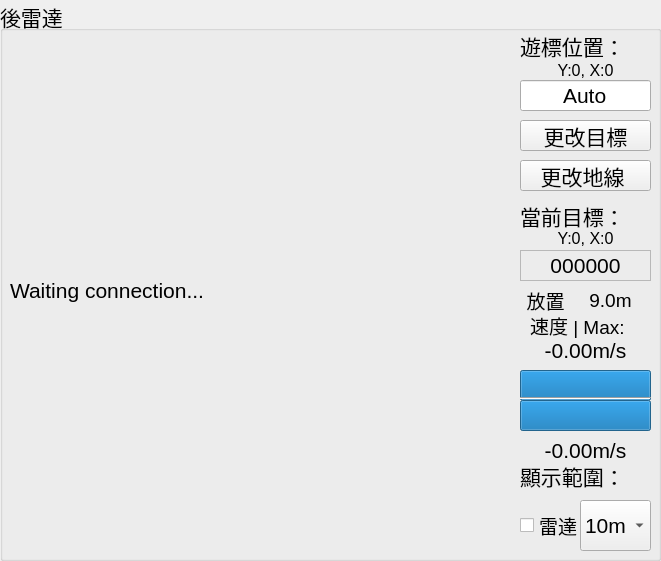
       <widget class="QGroupBox" name="groupBox_15">
        <property name="geometry">
         <rect>
          <x>540</x>
          <y>0</y>
          <width>661</width>
          <height>561</height>
         </rect>
        </property>
        <property name="sizePolicy">
         <sizepolicy hsizetype="Preferred" vsizetype="Preferred">
          <horstretch>0</horstretch>
          <verstretch>0</verstretch>
         </sizepolicy>
        </property>
        <property name="font">
         <font>
          <pointsize>16</pointsize>
         </font>
        </property>
        <property name="title">
         <string>後雷達</string>
        </property>
        <widget class="QLabel" name="cameraRadarLabel">
         <property name="enabled">
          <bool>true</bool>
         </property>
         <property name="geometry">
          <rect>
           <x>10</x>
           <y>40</y>
           <width>500</width>
           <height>500</height>
          </rect>
         </property>
         <property name="font">
          <font>
           <pointsize>16</pointsize>
          </font>
         </property>
         <property name="text">
          <string>Waiting connection...</string>
         </property>
        </widget>
        <widget class="QPushButton" name="ChangeTargetButton">
         <property name="geometry">
          <rect>
           <x>520</x>
           <y>120</y>
           <width>131</width>
           <height>31</height>
          </rect>
         </property>
         <property name="font">
          <font>
           <pointsize>16</pointsize>
          </font>
         </property>
         <property name="text">
          <string>更改目標</string>
         </property>
        </widget>
        <widget class="QLabel" name="autoControlTargetIDLabel">
         <property name="geometry">
          <rect>
           <x>520</x>
           <y>250</y>
           <width>131</width>
           <height>31</height>
          </rect>
         </property>
         <property name="font">
          <font>
           <pointsize>16</pointsize>
          </font>
         </property>
         <property name="frameShape">
          <enum>QFrame::StyledPanel</enum>
         </property>
         <property name="frameShadow">
          <enum>QFrame::Plain</enum>
         </property>
         <property name="text">
          <string>000000</string>
         </property>
         <property name="alignment">
          <set>Qt::AlignCenter</set>
         </property>
        </widget>
        <widget class="QLineEdit" name="changeTargetIDLineEdit">
         <property name="geometry">
          <rect>
           <x>520</x>
           <y>80</y>
           <width>131</width>
           <height>31</height>
          </rect>
         </property>
         <property name="font">
          <font>
           <pointsize>16</pointsize>
          </font>
         </property>
         <property name="text">
          <string>Auto</string>
         </property>
         <property name="maxLength">
          <number>7</number>
         </property>
         <property name="frame">
          <bool>true</bool>
         </property>
         <property name="alignment">
          <set>Qt::AlignCenter</set>
         </property>
        </widget>
        <widget class="QLabel" name="label_2">
         <property name="geometry">
          <rect>
           <x>520</x>
           <y>200</y>
           <width>141</width>
           <height>31</height>
          </rect>
         </property>
         <property name="font">
          <font>
           <pointsize>16</pointsize>
          </font>
         </property>
         <property name="text">
          <string>當前目標：</string>
         </property>
        </widget>
        <widget class="QLabel" name="mouseCursorPositionLabel">
         <property name="geometry">
          <rect>
           <x>520</x>
           <y>60</y>
           <width>131</width>
           <height>20</height>
          </rect>
         </property>
         <property name="font">
          <font>
           <pointsize>12</pointsize>
          </font>
         </property>
         <property name="text">
          <string>Y:0, X:0</string>
         </property>
         <property name="alignment">
          <set>Qt::AlignCenter</set>
         </property>
        </widget>
        <widget class="QLabel" name="label_17">
         <property name="geometry">
          <rect>
           <x>520</x>
           <y>30</y>
           <width>141</width>
           <height>31</height>
          </rect>
         </property>
         <property name="font">
          <font>
           <pointsize>16</pointsize>
          </font>
         </property>
         <property name="text">
          <string>遊標位置：</string>
         </property>
        </widget>
        <widget class="QLabel" name="label_19">
         <property name="geometry">
          <rect>
           <x>520</x>
           <y>460</y>
           <width>111</width>
           <height>31</height>
          </rect>
         </property>
         <property name="font">
          <font>
           <pointsize>16</pointsize>
          </font>
         </property>
         <property name="text">
          <string>顯示範圍：</string>
         </property>
        </widget>
        <widget class="QLabel" name="autoControlTargetPositionLabel">
         <property name="geometry">
          <rect>
           <x>520</x>
           <y>230</y>
           <width>131</width>
           <height>16</height>
          </rect>
         </property>
         <property name="font">
          <font>
           <pointsize>12</pointsize>
          </font>
         </property>
         <property name="text">
          <string>Y:0, X:0</string>
         </property>
         <property name="alignment">
          <set>Qt::AlignCenter</set>
         </property>
        </widget>
        <widget class="QCheckBox" name="radarMapMaskCheckBox">
         <property name="geometry">
          <rect>
           <x>520</x>
           <y>500</y>
           <width>71</width>
           <height>51</height>
          </rect>
         </property>
         <property name="font">
          <font>
           <pointsize>14</pointsize>
          </font>
         </property>
         <property name="text">
          <string>雷達</string>
         </property>
        </widget>
        <widget class="QLabel" name="targetSpeedLabel">
         <property name="geometry">
          <rect>
           <x>520</x>
           <y>330</y>
           <width>131</width>
           <height>41</height>
          </rect>
         </property>
         <property name="font">
          <font>
           <pointsize>16</pointsize>
          </font>
         </property>
         <property name="text">
          <string>-0.00m/s</string>
         </property>
         <property name="alignment">
          <set>Qt::AlignCenter</set>
         </property>
        </widget>
        <widget class="QLabel" name="targetDistanceLabel">
         <property name="geometry">
          <rect>
           <x>570</x>
           <y>290</y>
           <width>81</width>
           <height>21</height>
          </rect>
         </property>
         <property name="font">
          <font>
           <pointsize>14</pointsize>
           <underline>false</underline>
          </font>
         </property>
         <property name="text">
          <string>9.0m</string>
         </property>
         <property name="alignment">
          <set>Qt::AlignCenter</set>
         </property>
        </widget>
        <widget class="QLabel" name="label_31">
         <property name="geometry">
          <rect>
           <x>530</x>
           <y>310</y>
           <width>101</width>
           <height>31</height>
          </rect>
         </property>
         <property name="font">
          <font>
           <pointsize>14</pointsize>
          </font>
         </property>
         <property name="text">
          <string>速度 | Max:</string>
         </property>
        </widget>
        <widget class="QProgressBar" name="targetSpeedProgressBar">
         <property name="enabled">
          <bool>true</bool>
         </property>
         <property name="geometry">
          <rect>
           <x>520</x>
           <y>370</y>
           <width>131</width>
           <height>31</height>
          </rect>
         </property>
         <property name="font">
          <font>
           <pointsize>16</pointsize>
          </font>
         </property>
         <property name="value">
          <number>100</number>
         </property>
         <property name="textVisible">
          <bool>false</bool>
         </property>
         <property name="orientation">
          <enum>Qt::Horizontal</enum>
         </property>
         <property name="invertedAppearance">
          <bool>false</bool>
         </property>
         <property name="textDirection">
          <enum>QProgressBar::TopToBottom</enum>
         </property>
         <property name="format">
          <string>%p%</string>
         </property>
        </widget>
        <widget class="QProgressBar" name="recmdTargetSpeedProgressBar">
         <property name="enabled">
          <bool>true</bool>
         </property>
         <property name="geometry">
          <rect>
           <x>520</x>
           <y>400</y>
           <width>131</width>
           <height>31</height>
          </rect>
         </property>
         <property name="font">
          <font>
           <pointsize>16</pointsize>
          </font>
         </property>
         <property name="value">
          <number>100</number>
         </property>
         <property name="textVisible">
          <bool>false</bool>
         </property>
         <property name="orientation">
          <enum>Qt::Horizontal</enum>
         </property>
         <property name="invertedAppearance">
          <bool>false</bool>
         </property>
         <property name="textDirection">
          <enum>QProgressBar::TopToBottom</enum>
         </property>
         <property name="format">
          <string>%p%</string>
         </property>
        </widget>
        <widget class="QLabel" name="recmdTargetSpeedLabel">
         <property name="geometry">
          <rect>
           <x>520</x>
           <y>430</y>
           <width>131</width>
           <height>41</height>
          </rect>
         </property>
         <property name="font">
          <font>
           <pointsize>16</pointsize>
          </font>
         </property>
         <property name="text">
          <string>-0.00m/s</string>
         </property>
         <property name="alignment">
          <set>Qt::AlignCenter</set>
         </property>
        </widget>
        <widget class="Line" name="line_3">
         <property name="geometry">
          <rect>
           <x>520</x>
           <y>390</y>
           <width>131</width>
           <height>16</height>
          </rect>
         </property>
         <property name="font">
          <font>
           <pointsize>16</pointsize>
          </font>
         </property>
         <property name="orientation">
          <enum>Qt::Horizontal</enum>
         </property>
        </widget>
        <widget class="QLabel" name="placeCollectModeLabel">
         <property name="geometry">
          <rect>
           <x>520</x>
           <y>290</y>
           <width>51</width>
           <height>21</height>
          </rect>
         </property>
         <property name="font">
          <font>
           <pointsize>14</pointsize>
           <underline>false</underline>
          </font>
         </property>
         <property name="text">
          <string>放置</string>
         </property>
         <property name="alignment">
          <set>Qt::AlignCenter</set>
         </property>
        </widget>
        <widget class="QPushButton" name="ChangeRoadmarkButton">
         <property name="geometry">
          <rect>
           <x>520</x>
           <y>160</y>
           <width>131</width>
           <height>31</height>
          </rect>
         </property>
         <property name="font">
          <font>
           <pointsize>16</pointsize>
          </font>
         </property>
         <property name="text">
          <string>更改地線 </string>
         </property>
        </widget>
        <widget class="QComboBox" name="radarZoomComboBox">
         <property name="geometry">
          <rect>
           <x>580</x>
           <y>500</y>
           <width>71</width>
           <height>51</height>
          </rect>
         </property>
         <property name="font">
          <font>
           <pointsize>16</pointsize>
          </font>
         </property>
         <property name="currentIndex">
          <number>1</number>
         </property>
         <item>
          <property name="text">
           <string>5m</string>
          </property>
         </item>
         <item>
          <property name="text">
           <string>10m</string>
          </property>
         </item>
         <item>
          <property name="text">
           <string>20m</string>
          </property>
         </item>
        </widget>
       </widget>
